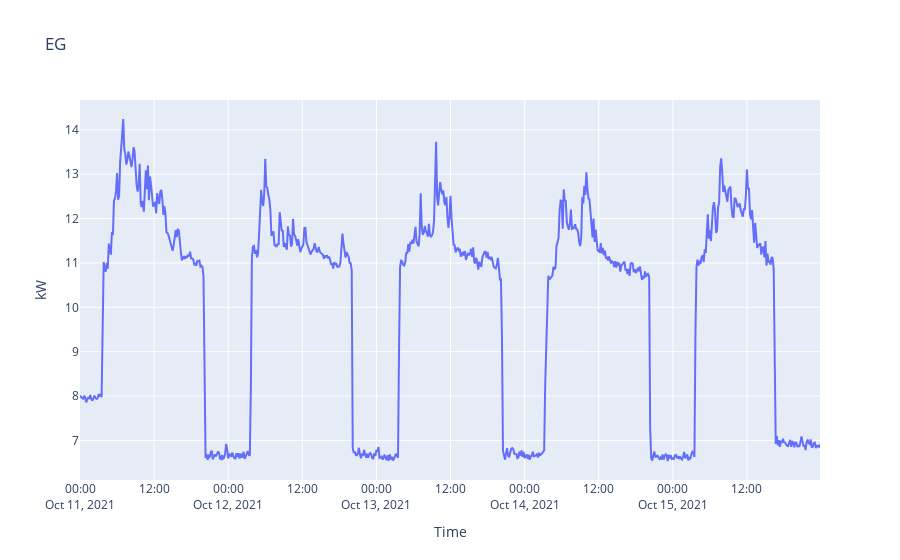

The cell this chart's notebook holds for it:
### Code cell
px.line(
    x=eg.index, y=eg.kw, 
    title='EG',
    labels={
        'x': 'Time',
        'y': 'kW'
    })

### Figure 1 — Plotly figure (JSON) as saved in the notebook; plotly's stock layout.template omitted (floating-point values rounded to 4 significant figures; data arrays with more than 128 entries replaced by an {"elided": "..."} marker saying what was removed)
{"data": [{"hovertemplate": "Time=%{x}<br>kW=%{y}<extra></extra>", "legendgroup": "", "line": {"color": "#636efa", "dash": "solid"}, "marker": {"symbol": "circle"}, "mode": "lines", "name": "", "orientation": "v", "showlegend": false, "type": "scatter", "x": {"elided": "720 str values"}, "xaxis": "x", "y": {"elided": "720 float values"}, "yaxis": "y"}], "layout": {"legend": {"tracegroupgap": 0}, "title": {"text": "EG"}, "xaxis": {"anchor": "y", "domain": [0, 1], "title": {"text": "Time"}}, "yaxis": {"anchor": "x", "domain": [0, 1], "title": {"text": "kW"}}}}
